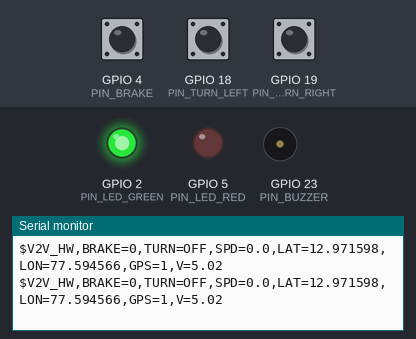
A sketch run on a simulated ESP32. Parts: output pins drawn as LEDs (lit = HIGH), buzzer (waves = sounding, pin HIGH), the last lines printed to the serial monitor. Inputs (shaded band) come from the test bench; at power-on: GPIO 18 (PIN_TURN_LEFT) HIGH, GPIO 19 (PIN_TURN_RIGHT) HIGH, GPIO 4 (PIN_BRAKE) HIGH. Nothing arrives over Bluetooth unless stated.

Above: at 1.2 s.
1.3 s: GPIO 18 (PIN_TURN_LEFT) pulled LOW for 0.15 s
At 1.56 s:
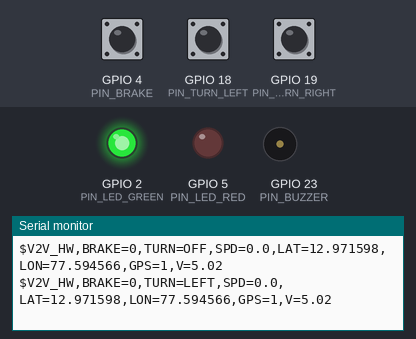
2.9 s: GPIO 19 (PIN_TURN_RIGHT) pulled LOW for 0.15 s
At 3.16 s:
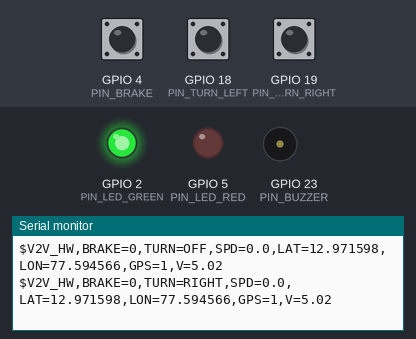
4.5 s: GPIO 18 (PIN_TURN_LEFT) driven LOW and GPIO 19 (PIN_TURN_RIGHT) driven LOW
At 4.76 s:
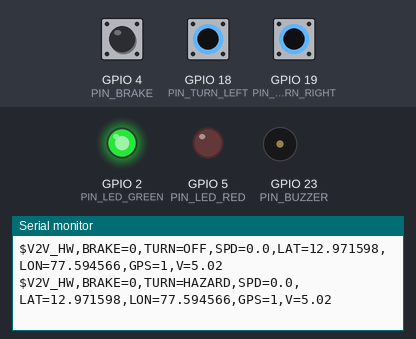

Measured:
- after the input at 1.3 s, the serial monitor: prints a new line after 0.10 s (image 1)
- after the input at 2.9 s, the serial monitor: prints a new line after 0.10 s (image 2)
- after the input at 4.5 s, the serial monitor: prints a new line after 0.11 s (image 3)

The sketch:

v2v_hardware_node.ino
```cpp
/*
 * Smart V2V Communication System - Vehicular Hardware ECU Firmware
 * Compatible with ESP32 (Recommended) and Arduino Uno / Nano + HC-05.
 *
 * Functions:
 * 1. Reads physical vehicle brake sensor / switch (Pin 4)
 * 2. Reads physical left/right turn indicator switches (Pins 18, 19)
 * 3. Reads NEO-6M GPS module over UART (Pins 16, 17)
 * 4. Transmits live telemetry ($V2V_HW,...) to Android over Bluetooth SPP
 * 5. Receives safety warning commands (#ALERT,...) and actuates physical piezo buzzer & LED
 */

#if defined(ESP32)
  #include "BluetoothSerial.h"
  BluetoothSerial SerialBT;
  #define BT_ACTIVE 1
  #define PIN_BRAKE        4   // Push button / Brake pedal switch (Pull-Up)
  #define PIN_TURN_LEFT   18   // Left turn signal toggle switch
  #define PIN_TURN_RIGHT  19   // Right turn signal toggle switch
  #define PIN_BUZZER      23   // Active 5V Piezo Buzzer
  #define PIN_LED_RED      5   // Emergency Alert Red LED
  #define PIN_LED_GREEN    2   // Status Green LED (Onboard)
  #define GPS_RX          16   // NEO-6M TX -> ESP32 RX2
  #define GPS_TX          17   // NEO-6M RX -> ESP32 TX2
  HardwareSerial GpsSerial(2);
#else
  #include <SoftwareSerial.h>
  SoftwareSerial SerialBT(10, 11); // RX, TX to HC-05 module
  SoftwareSerial GpsSerial(8, 9);   // RX, TX to NEO-6M GPS
  #define PIN_BRAKE        2
  #define PIN_TURN_LEFT    3
  #define PIN_TURN_RIGHT   4
  #define PIN_BUZZER       5
  #define PIN_LED_RED      6
  #define PIN_LED_GREEN   13
#endif

// State variables
bool brakeState = false;
String turnState = "OFF";
double simulatedLat = 12.971598;
double simulatedLon = 77.594566;
float vehicleSpeed = 0.0;
unsigned long lastTelemetryTime = 0;
bool buzzerActive = false;
String alertLedMode = "OFF";

void setup() {
  Serial.begin(115200);

  pinMode(PIN_BRAKE, INPUT_PULLUP);
  pinMode(PIN_TURN_LEFT, INPUT_PULLUP);
  pinMode(PIN_TURN_RIGHT, INPUT_PULLUP);

  pinMode(PIN_BUZZER, OUTPUT);
  pinMode(PIN_LED_RED, OUTPUT);
  pinMode(PIN_LED_GREEN, OUTPUT);

  digitalWrite(PIN_BUZZER, LOW);
  digitalWrite(PIN_LED_RED, LOW);
  digitalWrite(PIN_LED_GREEN, HIGH); // System alive

#if defined(ESP32)
  SerialBT.begin("SmartV2V-ECU"); // Bluetooth device name
  GpsSerial.begin(9600, SERIAL_8N1, GPS_RX, GPS_TX);
  Serial.println("ESP32 Smart V2V Hardware Node Started. Bluetooth: SmartV2V-ECU");
#else
  SerialBT.begin(9600);
  GpsSerial.begin(9600);
  Serial.println("Arduino V2V Hardware Node Started on HC-05");
#endif
}

void loop() {
  readSensors();
  checkIncomingCommands();

  // Send telemetry stream at 5 Hz (every 200 ms)
  if (millis() - lastTelemetryTime >= 200) {
    lastTelemetryTime = millis();
    sendTelemetryPacket();
  }

  // Actuate warning indicators
  handleWarningActuators();
}

void readSensors() {
  // Brake sensor (active LOW with internal pull-up)
  brakeState = (digitalRead(PIN_BRAKE) == LOW);

  // Turn signal switches
  bool leftSw = (digitalRead(PIN_TURN_LEFT) == LOW);
  bool rightSw = (digitalRead(PIN_TURN_RIGHT) == LOW);

  if (leftSw && rightSw) {
    turnState = "HAZARD";
  } else if (leftSw) {
    turnState = "LEFT";
  } else if (rightSw) {
    turnState = "RIGHT";
  } else {
    turnState = "OFF";
  }

  // Read raw GPS data if available
  while (GpsSerial.available()) {
    char c = GpsSerial.read();
    // TinyGPS++ or NMEA parser can be hooked here
  }
}

void sendTelemetryPacket() {
  // Packet format: $V2V_HW,BRAKE=1,TURN=LEFT,SPD=45.0,LAT=12.9716,LON=77.5946,GPS=1,V=5.02\n
  String packet = "$V2V_HW,";
  packet += "BRAKE=" + String(brakeState ? "1" : "0") + ",";
  packet += "TURN=" + turnState + ",";
  packet += "SPD=" + String(vehicleSpeed, 1) + ",";
  packet += "LAT=" + String(simulatedLat, 6) + ",";
  packet += "LON=" + String(simulatedLon, 6) + ",";
  packet += "GPS=1,";
  packet += "V=5.02\n";

  // Send to Android over Bluetooth
  SerialBT.print(packet);

  // Mirror to USB Serial monitor for easy debugging
  Serial.print(packet);
}

void checkIncomingCommands() {
  // Look for commands sent from Android: #ALERT,BUZZER=ON,LED=RED\n
  if (SerialBT.available()) {
    String cmd = SerialBT.readStringUntil('\n');
    cmd.trim();
    if (cmd.startsWith("#ALERT")) {
      if (cmd.indexOf("BUZZER=ON") >= 0) {
        buzzerActive = true;
      } else if (cmd.indexOf("BUZZER=OFF") >= 0) {
        buzzerActive = false;
      }

      if (cmd.indexOf("LED=RED") >= 0) {
        alertLedMode = "RED";
      } else if (cmd.indexOf("LED=OFF") >= 0) {
        alertLedMode = "OFF";
      }
    }
  }
}

void handleWarningActuators() {
  if (buzzerActive) {
    // Pulsing danger alarm pattern
    if ((millis() / 150) % 2 == 0) {
      digitalWrite(PIN_BUZZER, HIGH);
      digitalWrite(PIN_LED_RED, HIGH);
    } else {
      digitalWrite(PIN_BUZZER, LOW);
      digitalWrite(PIN_LED_RED, LOW);
    }
  } else {
    digitalWrite(PIN_BUZZER, LOW);
    digitalWrite(PIN_LED_RED, alertLedMode == "RED" ? HIGH : LOW);
  }
}
```
